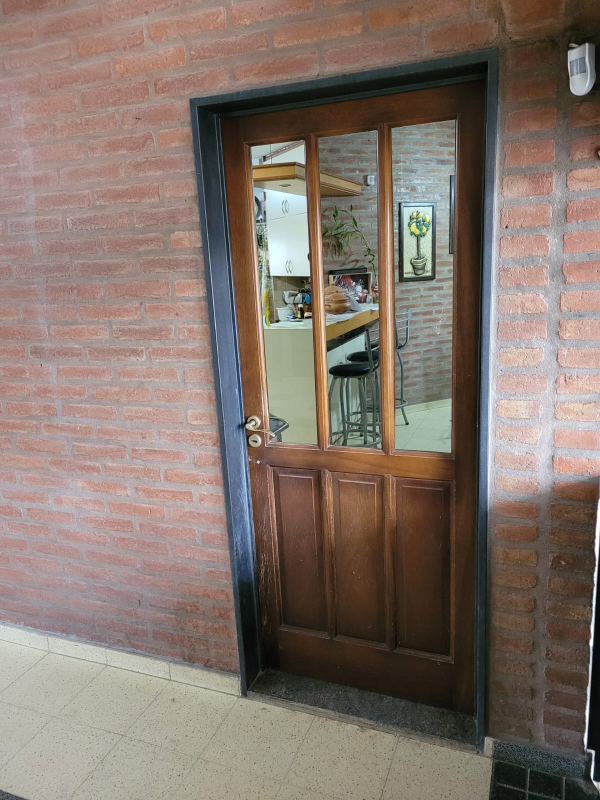
#> input picture Python - OpenCV/Tp9/puerta.jpeg, 1200 x 1600 px (shown at 1/2 size)
$ python Tp9.py
#> lines starting #> are read from the running program, lines starting #| are printed output that depends on the picture
import cv2
import numpy as np
from math import sqrt


factor = 0.37383 #Es la relacion entre la altura real de la puerta y los pixeles para la imagen rectificada h = 200cm = 535 px -->200/535 = 0.37383
                 #Ancho de la puerta 80cm --> 80*0.37383 = 218 px


pts = [[],[]]

def perspectiva(image, pts_original, pts_persp):
    (h, w) = image.shape[:2]
    m_pers = cv2.getPerspectiveTransform(pts_original, pts_persp) #devuelve una transformada con los puntos del borde y los elegidos
    rectif = cv2.warpPerspective(img, m_pers, (w, h), borderMode=cv2.BORDER_CONSTANT)
    return rectif


def select_points (event,x,y,flags,param):
    global drawing, pts, i
    if event == cv2.EVENT_LBUTTONDOWN:
        drawing = True
        pts[i] = x,y #se crea una tupla con las coordenadas del mouse
        cv2.circle(persp, pts[i], 2,  (20,175,80), 2)
        i = i+1
        if i == 2: #si ya se seleccionaron los dos puntos ...
            drawing = False
            cv2.line(backup, (pts[0][0],pts[0][1]), (pts[1][0],pts[1][1]), (20,175,80), 1) #se hace una linea entre los puntos seleccionados
            dist = ". " + str(round((sqrt(((x-pts[0][0])*(factor/100))**2+((y-pts[0][1])*(factor/100))**2)),2)) + " metros" #texto con la medicion
            cv2.putText(backup, dist, (x, y), cv2.FONT_HERSHEY_SIMPLEX, 0.8, (20,175,80), 2) #texto , ubicacion , fuente , factor de escala color y el ancho

        elif (drawing is True):
            backup[:] = persp[:] #Actualza las medidas (marca el primer punto en el dibujo backup)

img = cv2.imread('puerta.jpeg') #Cargo la imagen
#> img is the input picture: shape (1600, 1200, 3); mean B, G, R 107.7, 116.9, 131.7
img = cv2.resize(img, (600, 800))
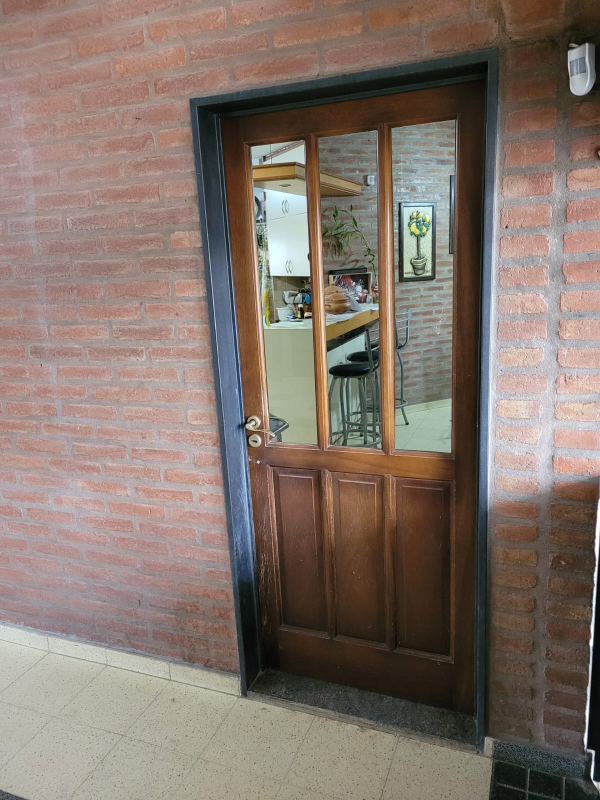
#> img: shape (800, 600, 3); mean B, G, R 107.8, 117, 131.8
cv2.imshow('Original',img)
backup = img.copy()
x1, y1 = 217, 119  #esquina superior izquierda de la puerta sin rectificar
x2, y2 = 487, 79   #esquina superior derecha de la puerta sin rectificar
x3, y3 = 475, 720  #esquina inferior derecha de la puerta sin rectificar
x4, y4 = 264, 673  #esquina inferior izquierda de la puerta sin rectificar

#rectángulo con la misma relación de aspecto que la puerta real, comenzando el rectangulo por la esquina sup izquierda x1 y1
pts_persp = np.array([[x1, y1], [x1+218, y1], [x1+218, y1+535], [x1, y1+535]], dtype=np.float32) #  dst_pts (ptos destinos ) x1+ancho de puerta en pixel; y1+largo de puerta en pixel

pts_original = np.float32([[x1,  y1], [x2,  y2], [x3, y3], [x4, y4]])     # harcodeo los selected_point, puntos de las esquinas del marco de la imagen original

persp = perspectiva(img, pts_original, pts_persp)  #y los envio a la funcion perspective para rectificar
#> in perspectiva, `rectif = cv2.warpPerspective(img, m_pers, (w, h), borderMode=cv2.BORDE..`:
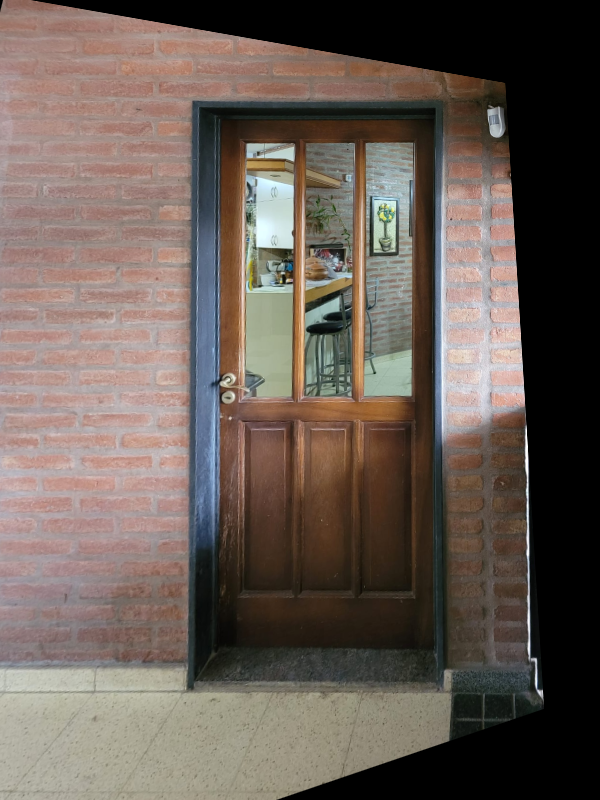
#> rectif: shape (800, 600, 3); mean B, G, R 85.5, 93, 105

backup = persp.copy()
backup_2 = persp.copy()
cv2.namedWindow('Medicion de objetos')
cv2.setMouseCallback("Medicion de objetos", select_points)# Si se produce un evento de mouse sobre esa ventana se debe llamar a la función selection

i=0             #inicializo contador de puntos a elegir

while(True):
    cv2.imshow('Medicion de objetos',backup)
    k=cv2.waitKey(1)& 0xFF
#> (key q is pressed here)

    if k == ord('r'):
        i = 0
        backup = backup_2.copy()
        persp = backup_2.copy()
    if k == ord('g'):
        cv2.imwrite('Resultado.png', backup)
    if k == ord('q'):
        break
cv2.destroyAllWindows()
